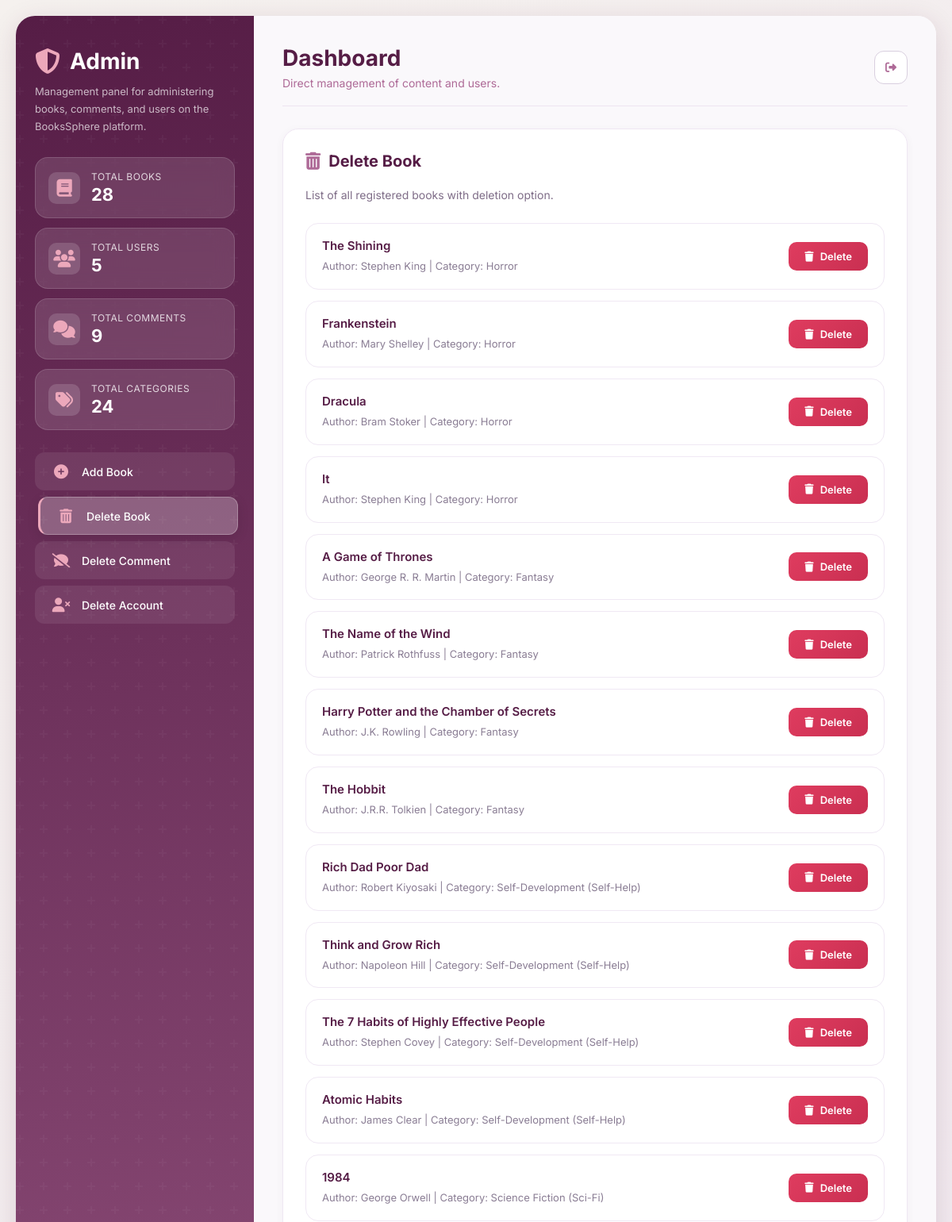
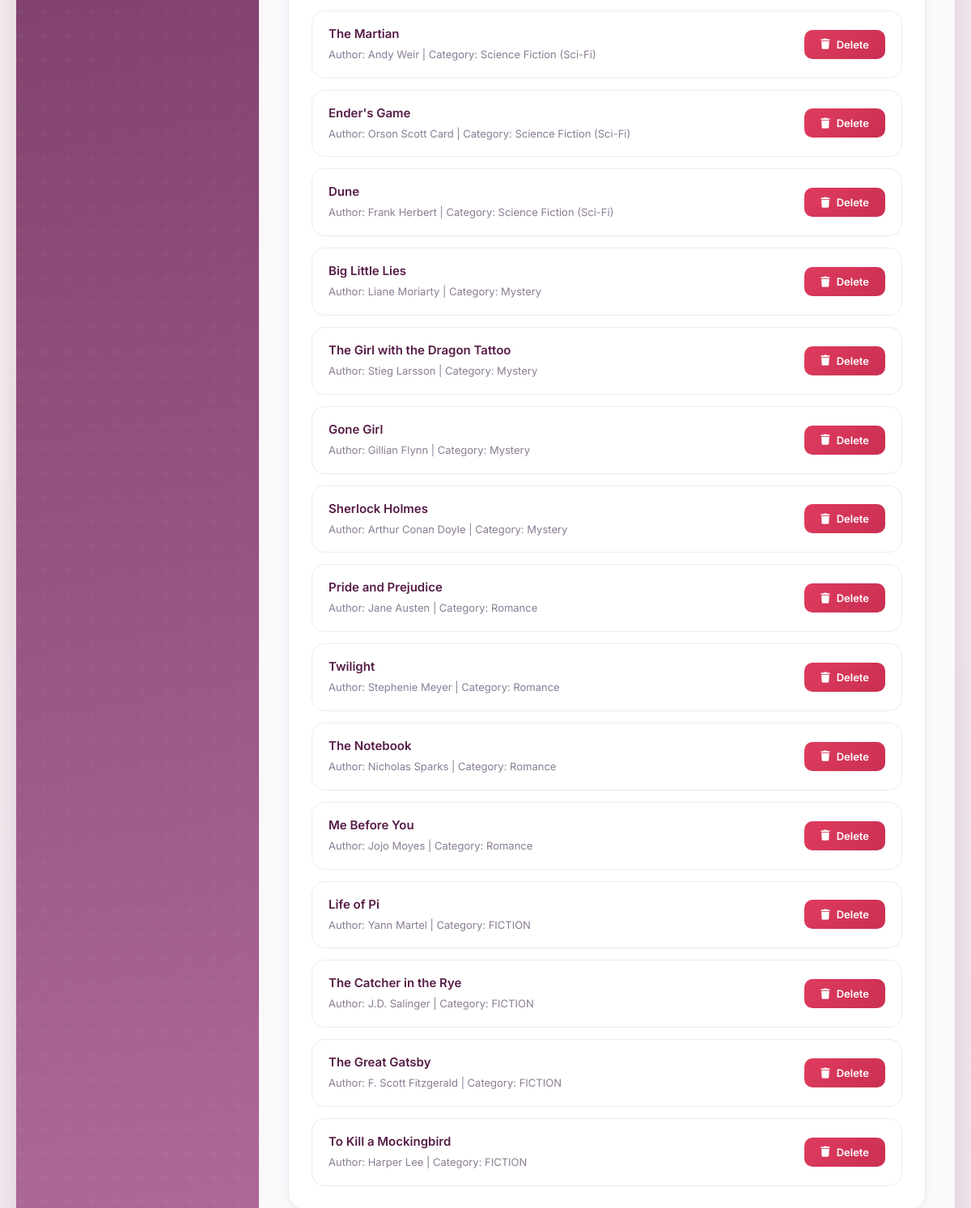
The page /admin-dashboard/?action=delete_book (signed in) on the database its author committed (2 pictures, top to bottom).
### books/models.py (models this page shows, shortened)
class Book(models.Model):
    title = models.CharField(max_length=200)
    author = models.CharField(max_length=100)
    description = models.TextField(blank=True)
    publication_date = models.DateField(null=True, blank=True)
    image = models.ImageField(upload_to='books/', null=True, blank=True)
    category = models.ForeignKey(
        Category,
        on_delete=models.CASCADE,
        null=True,
        blank=True
    )
    created_at = models.DateTimeField(auto_now_add=True)

class Category(models.Model):
    name = models.CharField(max_length=100)
    description = models.TextField(blank=True)

### books/views.py (the view, shortened to what this page needs)
# urls.py: path('admin-dashboard/', views.admin_dashboard, name='admin_dashboard'),
@staff_member_required
def admin_dashboard(request):
    action = request.GET.get('action', '').strip()
    context = {
        'action': action,
        'books': Book.objects.select_related('category').order_by('-created_at'),
        'comments': Comment.objects.select_related('user', 'book').order_by('-created_at'),
        'users': User.objects.order_by('-date_joined'),
        'categories': Category.objects.all().order_by('name'),
        'total_books': Book.objects.count(),
        'total_users': User.objects.count(),
        'total_comments': Comment.objects.count(),
        'total_categories': Category.objects.count(),
    }
    return render(request, 'admin_dashboard.html', context)

### books/context_processors.py (called while the page is built)
def notifications_count(request):
    if request.user.is_authenticated:
        count = Notification.objects.filter(
            user=request.user,
            is_read=False
        ).count()
        return {'unread_notifications_count': count}
    return {'unread_notifications_count': 0}

### templates/admin_dashboard.html (shortened to what this page needs)
<!DOCTYPE html>
<html lang="en" dir="ltr">
<head>
    <link rel="stylesheet" href="https://cdnjs.cloudflare.com/ajax/libs/font-awesome/6.4.0/css/all.min.css">
</head>
<body>
<div class="container">
    <aside class="sidebar">
        <div class="brand">
            <h1><i class="fas fa-shield-halved"></i> Admin</h1>
            <p>Management panel for administering books, comments, and users on the BooksSphere platform.</p>
        </div>
            <div class="stats">
            <div class="stat-card">
                <i class="fas fa-book"></i>
                <div class="info">
                    <span>Total Books</span>
                    <strong>{{ total_books }}</strong>
                </div>
            </div>
            <div class="stat-card">
                <i class="fas fa-users"></i>
                <div class="info">
                    <span>Total Users</span>
                    <strong>{{ total_users }}</strong>
                </div>
            </div>
            <div class="stat-card">
                <i class="fas fa-comments"></i>
                <div class="info">
                    <span>Total Comments</span>
                    <strong>{{ total_comments }}</strong>
                </div>
            </div>
            <div class="stat-card">
                <i class="fas fa-tags"></i>
                <div class="info">
                    <span>Total Categories</span>
                    <strong>{{ total_categories }}</strong>
                </div>
            </div>
        </div>
        <nav class="menu">
            <a href="?action=add" class="{% if action == 'add' %}active{% endif %}">
                <i class="fas fa-plus-circle"></i> Add Book
            </a>
            <a href="?action=delete_book" class="{% if action == 'delete_book' %}active{% endif %}">
                <i class="fas fa-trash-can"></i> Delete Book
            </a>
            <a href="?action=delete_comment" class="{% if action == 'delete_comment' %}active{% endif %}">
                <i class="fas fa-comment-slash"></i> Delete Comment
            </a>
            <a href="?action=delete_user" class="{% if action == 'delete_user' %}active{% endif %}">
                <i class="fas fa-user-xmark"></i> Delete Account
            </a>
        </nav>
    </aside>
    <main class="main">
        <div class="header">
            <div class="title">
                <h2>Dashboard</h2>
                <p>Direct management of content and users.</p>
            </div>
            <div class="actions">
                <button class="btn-icon" title="Logout" onclick="location.href='/'"><i class="fas fa-sign-out-alt"></i></button>
            </div>
        </div>
        {% if action == 'add' %}
            <section class="panel">
                <div class="panel-header">
                    <h3><i class="fas fa-book-medical"></i> Add New Book</h3>
                </div>
                <p class="sub">Enter the essential book information then click the add button.</p>
                <form method="POST" enctype="multipart/form-data">
                    {% csrf_token %}
                    <div class="form-grid">
                        <div class="form-group">
                            <label>Book Title</label>
                            <input type="text" name="title" placeholder="e.g. The Little Prince" required>
                        </div>
                        <div class="form-group">
                            <label>Author Name</label>
                            <input type="text" name="author" placeholder="e.g. Antoine de Saint-Exupéry" required>
                        </div>
                        <div class="form-group">
                             <label>Category</label>
                            <select name="category">
                                <option value="">Select a category</option>
                                {% for category in categories %}
                                    <option value="{{ category.id }}">{{ category.name }}</option>
                                {% endfor %}
                            </select>
                        </div>
                        <div class="form-group">
                            <label>Cover Image</label>
                            <input type="file" name="image" accept="image/*">
                        </div>
                        <div class="form-group full">
                            <label>Description</label>
                            <textarea name="description" placeholder="Brief description of the book..."></textarea>
                        </div>
                        <button type="submit" class="primary-btn full">
                            <i class="fas fa-plus"></i> Add Book
                        </button>
                    </div>
                </form>
            </section>
        {% elif action == 'delete_book' %}
            <section class="panel">
                <div class="panel-header">
                    <h3><i class="fas fa-trash-can"></i> Delete Book</h3>
                </div>
                <p class="sub">List of all registered books with deletion option.</p>
                <div class="list">
                    {% for book in books %}
                        <div class="item">
                            <div class="item-main">
                                <strong>{{ book.title }}</strong>
                                <small>Author: {{ book.author }}{% if book.category %} | Category: {{ book.category.name }}{% endif %}</small>
                            </div>
                            <form method="POST" class="delete-form">
                                <button type="submit" class="delete-btn">
                                    <i class="fas fa-trash"></i> Delete
                                </button>
                            </form>
                        </div>
                    {% empty %}
                        <div class="empty">
                            <i class="fas fa-book-open"></i>
                            <p>No books available currently.</p>
                        </div>
                    {% endfor %}
                </div>
            </section>
        {% endif %}
    </main>
</div>
</body>
</html>

### rows shown on the page
Book: title "The Shining", author "Stephen King", category.name "Horror"
Book: title "Frankenstein", author "Mary Shelley", category.name "Horror"
Book: title "Dracula", author "Bram Stoker", category.name "Horror"
Book: title "It", author "Stephen King", category.name "Horror"
Book: title "A Game of Thrones", author "George R. R. Martin", category.name "Fantasy"
Book: title "The Name of the Wind", author "Patrick Rothfuss", category.name "Fantasy"
Book: title "Harry Potter and the Chamber of Secrets", author "J.K. Rowling", category.name "Fantasy"
Book: title "The Hobbit", author "J.R.R. Tolkien", category.name "Fantasy"
Book: title "Rich Dad Poor Dad", author "Robert Kiyosaki", category.name "Self-Development (Self-Help)"
Book: title "Think and Grow Rich", author "Napoleon Hill", category.name "Self-Development (Self-Help)"
Book: title "The 7 Habits of Highly Effective People", author "Stephen Covey", category.name "Self-Development (Self-Help)"
Book: title "Atomic Habits", author "James Clear", category.name "Self-Development (Self-Help)"
Book: title "1984", author "George Orwell", category.name "Science Fiction (Sci-Fi)"
Book: title "The Martian", author "Andy Weir", category.name "Science Fiction (Sci-Fi)"
Book: title "Ender's Game", author "Orson Scott Card", category.name "Science Fiction (Sci-Fi)"
Book: title "Dune", author "Frank Herbert", category.name "Science Fiction (Sci-Fi)"
Book: title "Big Little Lies", author "Liane Moriarty", category.name "Mystery"
Book: title "The Girl with the Dragon Tattoo", author "Stieg Larsson", category.name "Mystery"
Book: title "Gone Girl", author "Gillian Flynn", category.name "Mystery"
Book: title "Sherlock Holmes", author "Arthur Conan Doyle", category.name "Mystery"
Book: title "Pride and Prejudice", author "Jane Austen", category.name "Romance"
Book: title "Twilight", author "Stephenie Meyer", category.name "Romance"
Book: title "The Notebook", author "Nicholas Sparks", category.name "Romance"
Book: title "Me Before You", author "Jojo Moyes", category.name "Romance"
Book: title "Life of Pi", author "Yann Martel", category.name "FICTION"
Book: title "The Catcher in the Rye", author "J.D. Salinger", category.name "FICTION"
Book: title "The Great Gatsby", author "F. Scott Fitzgerald", category.name "FICTION"
Book: title "To Kill a Mockingbird", author "Harper Lee", category.name "FICTION"

### other values the page prints
{{ total_books }} "28"
{{ total_users }} "5"
{{ total_comments }} "9"
{{ total_categories }} "24"
